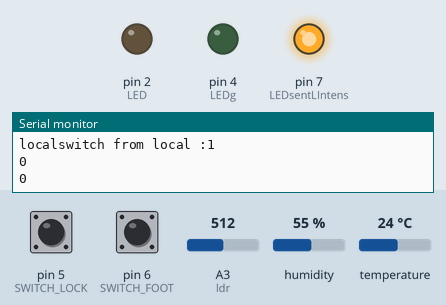
Bench run of a sketch on a simulated Arduino Uno, built with avr-gcc and run on an emulated ATmega328P. On the bench: output pins drawn as LEDs (lit = HIGH), the last lines printed to the serial monitor. The inputs (shaded band) are chosen by the test bench; at power-on: A3 (ldr) = 512, pin 6 (SWITCH_FOOT) HIGH, pin 5 (SWITCH_LOCK) HIGH, humidity 55 %, temperature 24 °C.

Above: at 1.3 s.
1.4 s: A3 (ldr) set to 158
2.9 s: A3 (ldr) set to 144
5.0 s: pin 6 (SWITCH_FOOT) pulled LOW for 0.65 s
At 5.7 s:
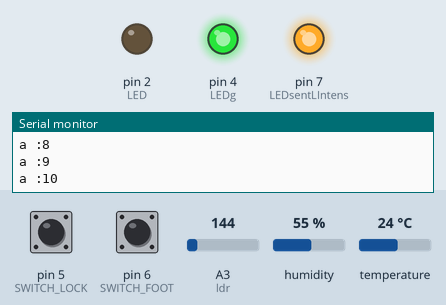
Timing chart, 0 to 8.0 s (numbered marks = the images above; inputs shaded):
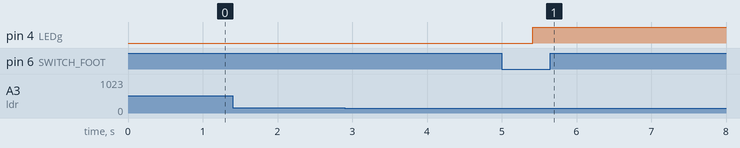

The sketch:

aduinoShQwer.ino
```cpp
#include <SoftwareSerial.h>
#include "DHT.h"
#define LED 2
#define LEDwalk 8
#define LEDg 4
#define LEDsentLIntens 7
#define ldr 17
#define SWITCH_LOCK 5
#define SWITCH_FOOT 6
#define DHTPIN 3
#define DHTTYPE DHT11
DHT dht (DHTPIN, DHTTYPE);
SoftwareSerial se_read(12, 13); // write only
SoftwareSerial se_write(10, 11); // read only
int MANcount;
struct ProjectData {
  int32_t local_switch;//light booking in auduino
  int32_t web_switch;//light booking from  web
  int32_t Walk_in;
  int32_t Walk_out;
  float Temperature;//Temperature dht
  int32_t Humidity;//Humidity dht
  int32_t turn_off_light;
} project_data = { 1, 1, 0, 0, 25.20, 30, 0}; //your value

struct ServerData {
  int32_t local_switch;//light booking in auduino
  int32_t web_switch;//light booking from  web
  int32_t Walk_in;
  int32_t Walk_out;
  float Temperature;//Temperature dht
  int32_t Huminity;//Humidity dht
  int32_t turn_off_light;
} server_data = { 1, 1, 0, 0, 25.20, 30, 0 }; // your value

const char GET_SERVER_DATA = 1;
const char GET_SERVER_DATA_RESULT = 2;
const char UPDATE_PROJECT_DATA = 3;

void send_to_nodemcu(char code, void *data, char data_size) {
  char *b = (char*)data;
  char sent_size = 0;
  while (se_write.write(code) == 0) {
    delay(1);
  }
  while (sent_size < data_size) {
    sent_size += se_write.write(b, data_size);
    delay(1);
  }
}

void setup() {
  // put your setup code here, to run once:
  Serial.begin(115200);
  se_read.begin(38400);
  se_write.begin(38400);
  pinMode(LED, OUTPUT);
  pinMode(SWITCH_LOCK, INPUT);
  pinMode(SWITCH_FOOT, INPUT);
  pinMode(LEDg, OUTPUT);
  pinMode(ldr, INPUT);
  pinMode(LEDsentLIntens, OUTPUT);
  digitalWrite(LEDsentLIntens, HIGH);
  while (!se_read.isListening()) {
    se_read.listen();
  }

  Serial.println((int)sizeof(ServerData));
  Serial.println("ARDUINO READY!");
}

uint32_t last_sent_time = 0;
boolean is_data_header = false;
char expected_data_size = 0;
char cur_data_header = 0;
char buffer[256];
int8_t cur_buffer_length = -1;


void loop() {
  uint32_t cur_time = millis();
  //send to nodemcu
  if (cur_time - last_sent_time > 500) {//always update
    send_to_nodemcu(UPDATE_PROJECT_DATA, &project_data, sizeof(ProjectData));
    send_to_nodemcu(GET_SERVER_DATA, &server_data, sizeof(ServerData));
    last_sent_time = cur_time;
  }

  //read from sensor....
  //send to nodemcu

  //read data from server pass by nodemcu
  while (se_read.available()) {
    char ch = se_read.read();
    //Serial.print("RECV: ");
    //Serial.println((byte)ch);
    if (cur_buffer_length == -1) {
      cur_data_header = ch;
      switch (cur_data_header) {
        case GET_SERVER_DATA_RESULT:
          //unknown header
          expected_data_size = sizeof(ServerData);
          cur_buffer_length = 0;
          break;
      }
    } else if (cur_buffer_length < expected_data_size) {
      buffer[cur_buffer_length++] = ch;
      if (cur_buffer_length == expected_data_size) {
        switch (cur_data_header) {
          case GET_SERVER_DATA_RESULT: {
              ServerData *data = (ServerData*)buffer;
              //use data to control sensor
              server_data.local_switch = data->local_switch;
              server_data.web_switch = data->web_switch;
              server_data.turn_off_light = data->turn_off_light;
            }
            cur_buffer_length = -1;
        }
      }
    }
  }
  /////////////////////////////// Read device ////////////////////
  project_data.Temperature = dht.readTemperature();
  project_data.Humidity = dht.readHumidity();
  //    project_data.Light_intensity = analogRead(ldr);
  project_data.local_switch = digitalRead(SWITCH_LOCK);
  ///////////////////////////////////////////////////////////////
  //Lock switch turn led lock
  Serial.print("webswitch from server :");
  Serial.println(server_data.web_switch);

  Serial.print("localswitch from local :");
  Serial.println(project_data.local_switch);
  /*if (project_data.local_switch == 0 )
  {
    digitalWrite(LEDwalk, HIGH);

    if (project_data.local_switch == 1)
    {
      digitalWrite(LEDwalk, LOW);
    }
  }
  else if (server_data.web_switch == 0)
  {
    digitalWrite(LED, HIGH);
    if (project_data.local_switch == 0)
    {
      digitalWrite(LED, LOW);
      digitalWrite(LEDwalk, HIGH);
      if(project_data.local_switch == 1)
      {
        digitalWrite(LEDwalk, LOW);
      }
    }
  }*/
  if(project_data.local_switch == 0){
    digitalWrite(LEDwalk,HIGH);
  }
  else if(project_data.local_switch == 1){
    digitalWrite(LEDwalk,LOW);
  }
  if(server_data.web_switch == 0){
    digitalWrite(LED,HIGH);
  }
  else if(server_data.web_switch == 1){
    digitalWrite(LED,LOW);
  }
  //////////////////////////////////////////////////////////////////////////////////////////////////////
  int a = 0;
  int ldr_state = 0;
  int switch_state = 0;

  Serial.println(project_data.Walk_in);
  Serial.println(project_data.Walk_out);
  if (analogRead(ldr) <= 150 && switch_state == 0 && ldr_state == 0)
  {
    int ldr_state = 1;
    while (digitalRead(SWITCH_FOOT) == 1 && a <= 15)
    {
      delay(200);
      a++;
      Serial.print("a :");
      Serial.println(a);
      if (a >= 15)
      {
        ldr_state = 0;
        break;
      }
    }
    if (digitalRead(SWITCH_FOOT) == 0 && ldr_state == 1)
    {
      project_data.Walk_in += 1;
    }
    delay(250);
  }

  else if (digitalRead(SWITCH_FOOT) == 0 && ldr_state == 0 && switch_state == 0)
  {
    switch_state = 1;
    while (analogRead(ldr) >= 300 && a <= 15)
    {
      delay(200);
      a++;
      Serial.print("a :");
          Serial.println(a);
      if (a == 15)
      {
        switch_state = 0;
        break;
      }
    }
    if (digitalRead(analogRead(ldr)) <= 300 && switch_state == 1)
    {
      project_data.Walk_out += 1;
    }
    delay(500);
  }

  //delay(500);

  ///////////////////////////////////////////////////////////////////////////////////////////////////////////////////////
  MANcount = project_data.Walk_in-project_data.Walk_out;
  if(MANcount>0)
    {
      digitalWrite(LEDg, HIGH);
    }
  else
  {
    digitalWrite(LEDg, LOW);
    }
    delay(500);
}
```

Measured:
- after the input at 5.0 s, pin 4 (LEDg): LOW → HIGH after 0.42 s
